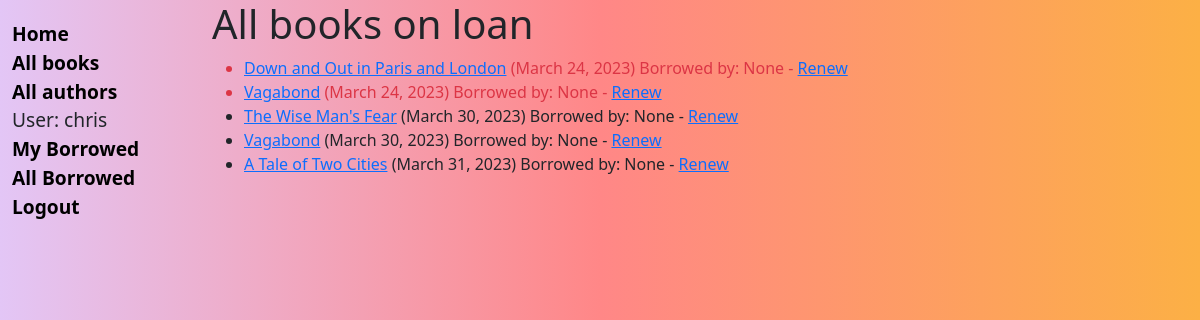
/catalog/allbooks/ (signed in), run on an earlier commit of the app's database.
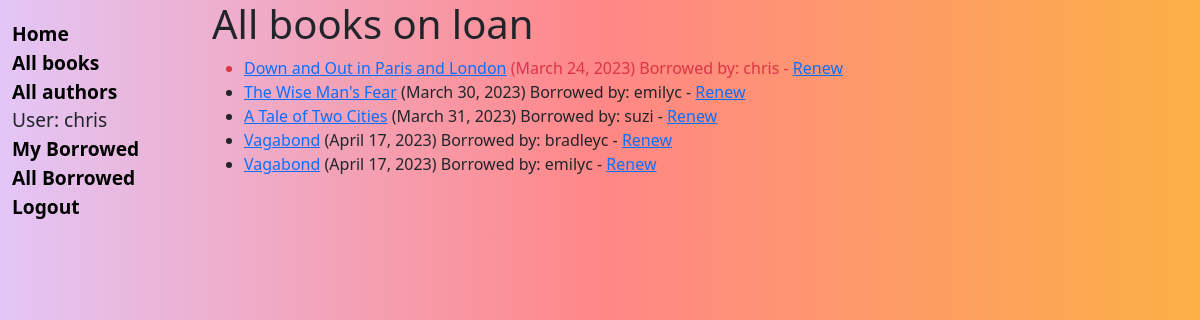
And on a later commit of the database.
### catalog/models.py (models this page shows, shortened)
class BookInstance(models.Model):
    id = models.UUIDField(
        primary_key=True,
        default=uuid.uuid4,
        help_text="Unique ID for this particular book across whole library",
    )
    book = models.ForeignKey("Book", on_delete=models.RESTRICT, null=True)
    imprint = models.CharField(max_length=200)
    due_back = models.DateField(null=True, blank=True)
    LOAN_STATUS = (
        ("m", "Maintenance"),
        ("o", "On loan"),
        ("a", "Available"),
        ("r", "Reserved"),
    )
    status = models.CharField(
        max_length=1,
        choices=LOAN_STATUS,
        blank=True,
        default="m",
        help_text="Book availability",
    )
    borrower = models.ForeignKey(
        User, on_delete=models.SET_NULL, null=True, blank=True
    )  # add borrower with a foreign key to the User model
    @property
    def is_overdue(self):
        return bool(self.due_back and date.today() > self.due_back)
    class Meta:
        ordering = ["due_back"]
        permissions = (("can_mark_returned", "Set book as returned"),)

class Book(models.Model):
    title = models.CharField(max_length=200)
    author = models.ForeignKey("Author", on_delete=models.SET_NULL, null=True)
    summary = models.TextField(
        max_length=1000, help_text="Enter a brief description of the book"
    )
    isbn = models.CharField(
        "ISBN",
        max_length=1000,
        help_text='13 Character <a href="https://www.isbn-international.org/content/what-isbn">ISBN number</a>',
    )
    genre = models.ManyToManyField(Genre, help_text="Select a genre for this book")
    language = models.ForeignKey("Language", on_delete=models.SET_NULL, null=True)
    def display_genre(self):
        """Create a string for the Genre. This is required to display genre in Admin."""
        return ", ".join(genre.name for genre in self.genre.all()[:3])
    display_genre.short_description = "Genre"

### catalog/views.py (the view)
# urls.py: path("allbooks/", views.AllLoanedBooksListView.as_view(), name="all-borrowed"),
class AllLoanedBooksListView(
    LoginRequiredMixin, PermissionRequiredMixin, generic.ListView
):
    permission_required = "catalog.can_mark_returned"
    model = BookInstance
    template_name = "catalog/bookinstance_list_borrowed_all.html"
    paginate_by = 10
    def get_queryset(self):
        return (
            BookInstance.objects.filter(status__exact="o")
            .filter(status__exact="o")
            .order_by("due_back")
        )

### catalog/templates/catalog/bookinstance_list_borrowed_all.html
{% extends "base_generic.html" %}
{% block content %}
<h1>All books on loan</h1>
{% if bookinstance_list %}
<ul>
    {% for bookinst in bookinstance_list %}
    <li class="{% if bookinst.is_overdue %}text-danger{% endif %}">
        <a href="{% url 'catalog:book-detail' bookinst.book.pk %}">{{ bookinst.book.title }}</a>
        ({{ bookinst.due_back }})
        Borrowed by:
        {{ bookinst.borrower }}
        {% if perms.catalog.can_mark_returned %}- <a
            href="{% url 'catalog:renew-book-librarian' bookinst.id %}">Renew</a>
        {%endif %}
    </li>
    {% endfor %}
</ul>
{% else %}
<p>There are no books borrowed.</p>
{% endif %}
{% endblock %}

### catalog/templates/base_generic.html (shortened to what this page needs)
<!DOCTYPE html>
<html lang="en">
<head>
	<link href="https://cdn.jsdelivr.net/npm/bootstrap@5.1.3/dist/css/bootstrap.min.css" rel="stylesheet"
 />
	{% load static %}
	<link rel="stylesheet" href="{% static 'css/styles.css' %}" />
</head>
<body>
	<div class="container-fluid">
		<div class="row">
			<div class="col-sm-2">
				{% block sidebar %}
				<ul class="sidebar-nav">
					<li><a href="{% url 'catalog:index' %}">Home</a></li>
					<li><a href="{% url 'catalog:books' %}">All books</a></li>
					<li>
						<a href="{% url 'catalog:authors' %}">All authors</a>
					</li>
					{% if user.is_authenticated %}
					<li>User: {{ user.get_username }}</li>
					<li><a href="{% url 'catalog:my-borrowed' %}">My Borrowed</a></li>
					<li><a href="{% url 'catalog:all-borrowed' %}">All Borrowed</a></li>
					<li><a href="{% url 'logout' %}?next={{ request.path }}">Logout</a></li>
					{% else %}
					<li><a href="{% url 'login' %}?next={{ request.path }}">Login</a></li>
					{% endif %}
				</ul>
				{% endblock %}
			</div>
			<div class="col-sm-10">{% block content %}{% endblock %}</div>
		</div>
	</div>
</body>
</html>

### catalog/static/css/styles.css (style rules this page uses)
.sidebar-nav { margin-top: 20px; padding: 0; list-style: none; font-size: 1.2em; }
.sidebar-nav a { text-decoration: none; color: #000; font-weight: bold; }
body { background: linear-gradient( 90deg, rgba(227, 198, 246, 1) 0%, rgba(255, 135, 135, 1) 50%, rgba(252, 176, 69, 1) 100% ); }

What changed in the data, as far as the page shows it:
changed BookInstance "Down and Out in Paris and London": borrower "None" → "chris"
changed BookInstance "March 30, 2023": borrower "None" → "emilyc"; moves up the list
changed BookInstance "A Tale of Two Cities": borrower "None" → "suzi"; moves up the list
changed BookInstance: due_back "March 24, 2023" → "April 17, 2023"; borrower "None" → "bradleyc"
changed BookInstance (number 5 of 5 on the later page): due_back "March 30, 2023" → "April 17, 2023"; borrower "None" → "emilyc"
